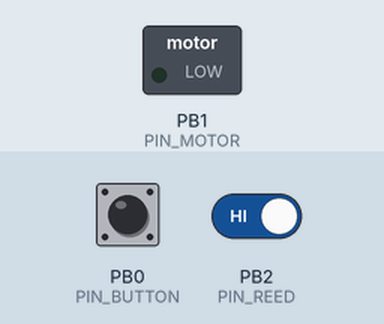
Bench run of a sketch on a simulated ATtiny85, built with avr-gcc and run on an emulated ATtiny85. Shown: switched loads named in the sketch (green lamp = pin HIGH). Inputs (shaded band) come from the test bench; at power-on: PB0 (PIN_BUTTON) HIGH, PB2 (PIN_REED) HIGH.

Above: at 1.2 s.
1.3 s: PB0 (PIN_BUTTON) pulled LOW for 0.15 s
At 2.6 s:
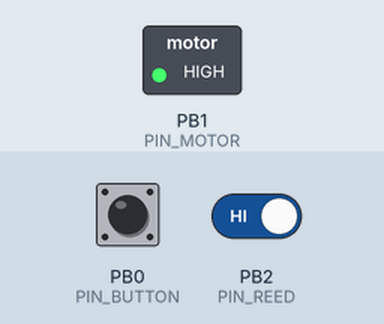
2.9 s: PB2 (PIN_REED) driven LOW
At 4.1 s:
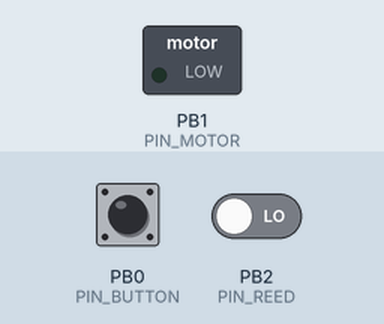
4.4 s: PB0 (PIN_BUTTON) pulled LOW for 1 s
At 6.2 s:
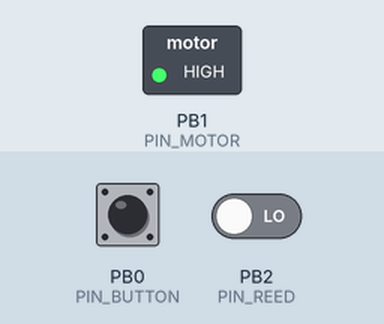
Timing chart, 0 to 7.9 s (numbered marks = the images above; inputs shaded):
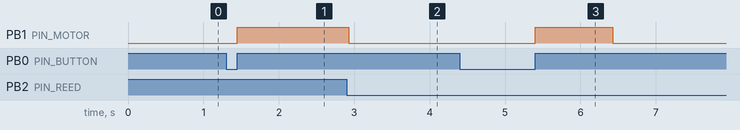

Measured:
- after the input at 1.3 s, PB1 (PIN_MOTOR): LOW → HIGH after 0.15 s
- after the input at 2.9 s, PB1 (PIN_MOTOR): HIGH → LOW at once
- after the input at 4.4 s, PB1 (PIN_MOTOR): LOW → HIGH after 1.0 s, → LOW 1.0 s later

The sketch:

reed_check.ino
```cpp
// リードスイッチ動作確認スケッチ
// ご飯アゲアゲ君 / Digispark (ATtiny85)
//
// ウォームギヤのセルフロックで手回しができないため、
// モーターで回しながらリードスイッチの反応を確認する。
//
// 使い方:
//   パイプを空にしてからボタンを押す。モーターが回り出す。
//
// 判定:
//   MAX_RUN_MS より前に止まった  → リードが反応している。
//                                   止まるまでの秒数が1回転の時間。
//   MAX_RUN_MS きっちり回り続けた → リードが反応していない。
//                                   磁石が遠い、向きが悪い、
//                                   またはリードスイッチの不良。
//
// 繰り返し押すと毎回同じ秒数で止まるはず。
// 秒数がばらつく場合は磁石の検出が不安定なので、
// 距離を詰めるか磁石を強いものに替える。

const uint8_t PIN_MOTOR  = 1;
const uint8_t PIN_BUTTON = 0;
const uint8_t PIN_REED   = 2;

// 検出を無視する時間。前回の停止位置が磁石の上だった場合に
// 即停止してしまうのを防ぐ。1回転の時間より十分短く取る。
const uint32_t DEADBAND_MS = 1000;

// これを過ぎたら検出できなくても止める。
// 1回転（実測 約2.03秒）より確実に長く、かつ餌が出過ぎない範囲で。
const uint32_t MAX_RUN_MS = 15000;

// この時間ずっと LOW が続いた時だけ検出とみなす。
// モーターのブラシノイズによる瞬間的な誤検出を弾くための保険。
// 本命はハード側（P2→5V に 5.1kΩ、P2→GND に 1µF）。
//
// RC時定数 5.1kΩ × 1µF = 5.1ms に対して十分な余裕を取って 30ms。
// 磁石の検出時間は数百msあるので、これでも十分短い。
const uint32_t REED_STABLE_MS = 30;

bool reedDetected() {
  if (digitalRead(PIN_REED) == HIGH) {
    return false;
  }
  const uint32_t s = millis();
  while (millis() - s < REED_STABLE_MS) {
    if (digitalRead(PIN_REED) == HIGH) {
      return false;
    }
  }
  return true;
}

void setup() {
  digitalWrite(PIN_MOTOR, LOW);
  pinMode(PIN_MOTOR, OUTPUT);
  pinMode(PIN_BUTTON, INPUT_PULLUP);
  pinMode(PIN_REED, INPUT_PULLUP);
}

void loop() {
  if (digitalRead(PIN_BUTTON) != LOW) {
    return;
  }

  // 押しっぱなしで連続始動しないよう、離されるまで待つ
  while (digitalRead(PIN_BUTTON) == LOW) {
  }

  const uint32_t t0 = millis();
  digitalWrite(PIN_MOTOR, HIGH);

  while (millis() - t0 < DEADBAND_MS) {
  }

  while (!reedDetected()) {
    if (millis() - t0 >= MAX_RUN_MS) {
      break;
    }
  }

  digitalWrite(PIN_MOTOR, LOW);
}
```
